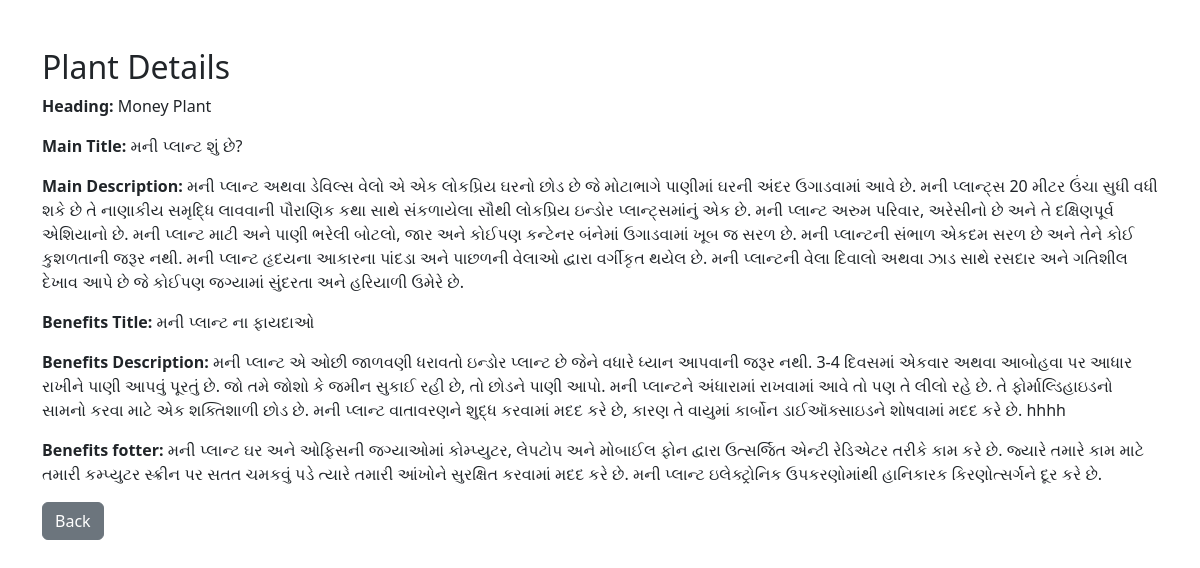
Page /read.php?id=12 on the committed database.
### tables this page shows
CREATE TABLE plantsData (
        id INTEGER PRIMARY KEY AUTOINCREMENT,
        heading TEXT,
        main_title TEXT,
        main_description TEXT,
        benefits_title TEXT,
        benefits_description TEXT,
        input_file BLOB
    , footer_input TEXT);

### read.php (the view, shortened to what this page needs)
<!DOCTYPE html>
<html lang="en">
<head>
    <link href="https://cdn.jsdelivr.net/npm/bootstrap@5.3.0/dist/css/bootstrap.min.css" rel="stylesheet">
</head>
<body>
<div class="container mt-5">
    <h2>Plant Details</h2>
    <?php
    include 'db_connection.php';
    if (isset($_GET['id'])) {
        $id = $_GET['id'];
        $stmt = $conn->prepare("SELECT * FROM plantsData WHERE id=?");
        $stmt->execute([$id]);
        $result = $stmt->fetch();
        if ($result) {
            echo '<p><strong>Heading:</strong> ' . $result['heading'] . '</p>';
            echo '<p><strong>Main Title:</strong> ' . $result['main_title'] . '</p>';
            echo '<p><strong>Main Description:</strong> ' . $result['main_description'] . '</p>';
            echo '<p><strong>Benefits Title:</strong> ' . $result['benefits_title'] . '</p>';
            echo '<p><strong>Benefits Description:</strong> ' . $result['benefits_description'] . '</p>';
            echo '<p><strong>Benefits fotter:</strong> ' . $result['footer_input'] . '</p>';
            echo '<a href="index.php" class="btn btn-secondary">Back</a>';
        } else {
            echo '<p>Record not found.</p>';
            echo '<a href="index.php" class="btn btn-secondary">Back</a>';
        }
    } else {
        header('Location: index.php');
    }
    ?>
</div>
</body>
</html>

### rows in the picture
plantsdata: heading "Money Plant", main_title "મની પ્લાન્ટ શું છે?", main_description "મની પ્લાન્ટ અથવા ડેવિલ્સ વેલો એ એક લોકપ્રિય ઘરનો છોડ છે જે મોટાભાગે પાણીમાં ઘરની અંદર ઉગાડવામાં આવે છે. મની પ્લાન્ટ્સ 20 મીટર ઉંચા સુધી વધી શકે છે તે નાણાકીય સમૃદ્ધિ લાવવાની પૌરાણિક કથા સાથે સંકળાયેલા સૌથી લોકપ્રિય ઇન્ડોર પ્લાન્ટ્સમાંનું એક છે. મની પ્લાન્ટ અરુમ પરિવાર, અરેસીનો છે અને તે દક્ષિણપૂર્વ એશિયાનો છે. મની પ્લાન્ટ માટી અને પાણી ભરેલી બોટલો, જાર અને કોઈપણ કન્ટેનર બંનેમાં ઉગાડવામાં ખૂબ જ સરળ છે. મની પ્લાન્ટની સંભાળ એકદમ સરળ છે અને તેને કોઈ કુશળતાની જરૂર નથી. મની પ્લાન્ટ હૃદયના આકારના પાંદડા અને પાછળની વેલાઓ દ્વારા વર્ગીકૃત થયેલ છે. મની પ્લાન્ટની વેલા દિવાલો અથવા ઝાડ સાથે રસદાર અને ગતિશીલ દેખાવ આપે છે જે કોઈપણ જગ્યામાં સુંદરતા અને હરિયાળી ઉમેરે છે.", benefits_title "મની પ્લાન્ટ ના ફાયદાઓ", benefits_description "મની પ્લાન્ટ એ ઓછી જાળવણી ધરાવતો ઇન્ડોર પ્લાન્ટ છે જેને વધારે ધ્યાન આપવાની જરૂર નથી. 3-4 દિવસમાં એકવાર અથવા આબોહવા પર આધાર રાખીને પાણી આપવું પૂરતું છે. જો તમે જોશો કે જમીન સુકાઈ રહી છે, તો છોડને પાણી આપો. મની પ્લાન્ટને અંધારામાં રાખવામાં આવે તો પણ તે લીલો રહે છે. તે ફોર્માલ્ડિહાઇડનો સામનો કરવા માટે એક શક્તિશાળી છોડ છે. મની પ્લાન્ટ વાતાવરણને શુદ્ધ કરવામાં મદદ કરે છે, કારણ તે વાયુમાં કાર્બોન ડાઈઑક્સાઇડને શોષવામાં મદદ કરે છે. hhhh", footer_input "મની પ્લાન્ટ ઘર અને ઓફિસની જગ્યાઓમાં કોમ્પ્યુટર, લેપટોપ અને મોબાઈલ ફોન દ્વારા ઉત્સર્જિત એન્ટી રેડિએટર તરીકે કામ કરે છે. જ્યારે તમારે કામ માટે તમારી કમ્પ્યુટર સ્ક્રીન પર સતત ચમકવું પડે ત્યારે તમારી આંખોને સુરક્ષિત કરવામાં મદદ કરે છે. મની પ્લાન્ટ ઇલેક્ટ્રોનિક ઉપકરણોમાંથી હાનિકારક કિરણોત્સર્ગને દૂર કરે છે."
